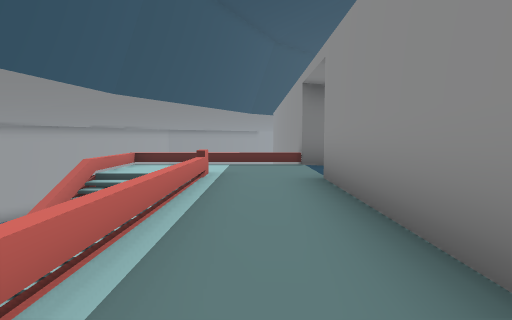
View 1 (above)

24 first-person views from a walk through a 3-D level made in the Unity game engine. The camera is 1.3 m above the floor, tilts 4° down and sees 75° across. The floor is counted in squares, 2 m on a side. Each view is taken from the middle of a square. On the plan, view 1 faces up. The plan holds only what a view shows up to about 10 squares ahead; the rest is blank. The place goes on beyond the plan. The player character is not drawn.

View 2
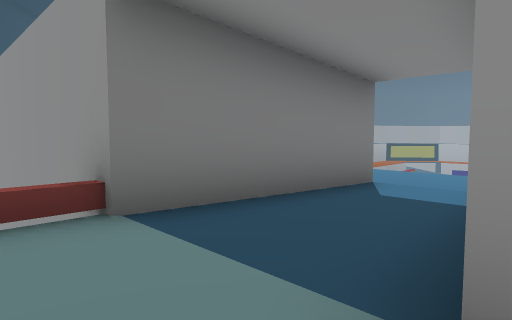

View 3
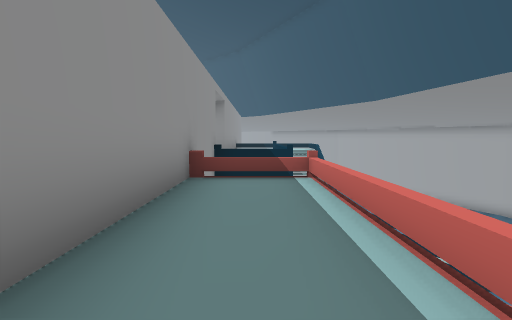

View 4
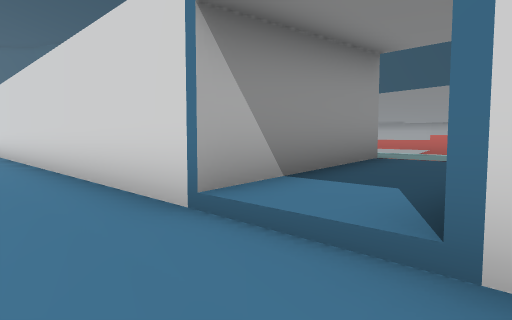

View 5
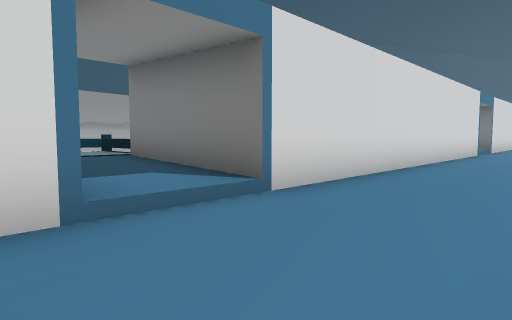

View 6
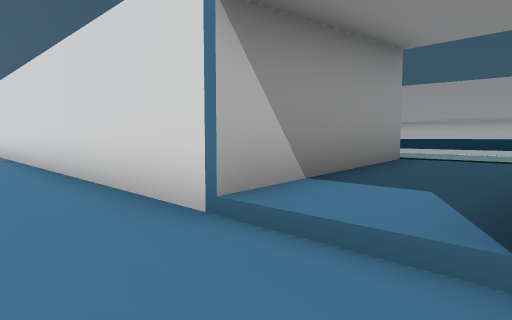

View 7
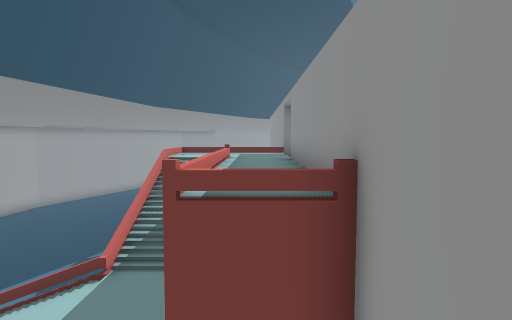

View 8
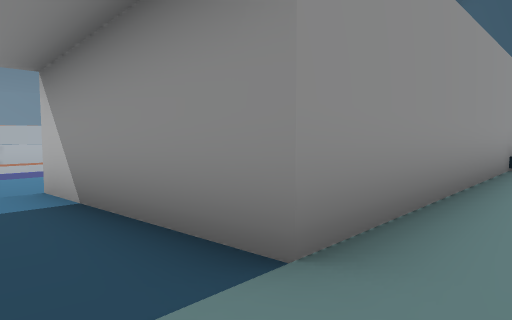

View 9
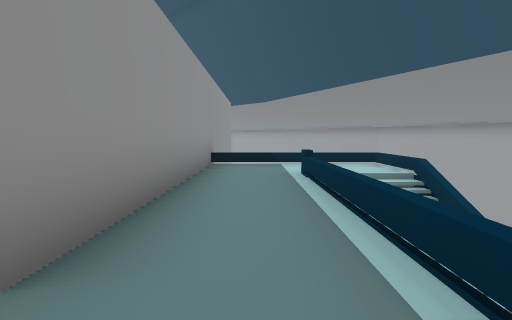

View 10
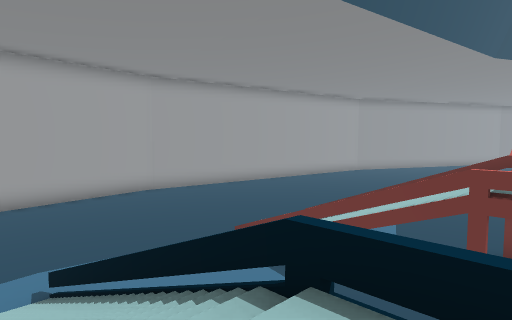

View 11
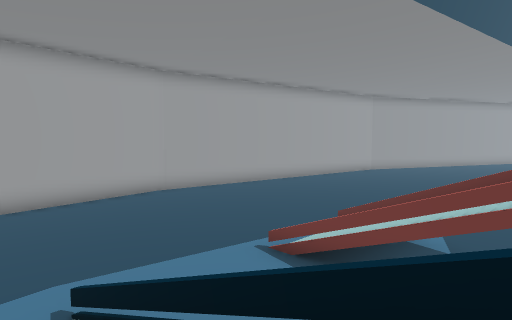

View 12
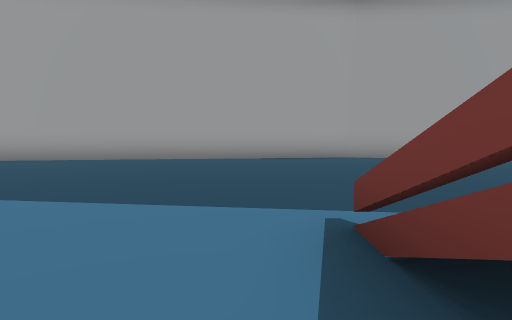

View 13
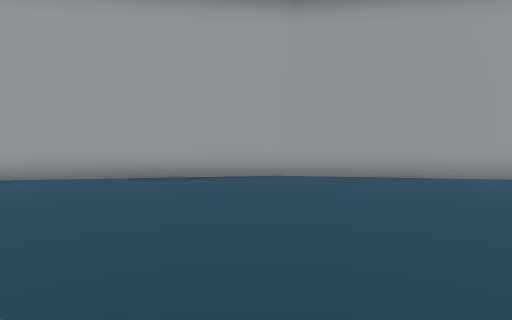

View 14
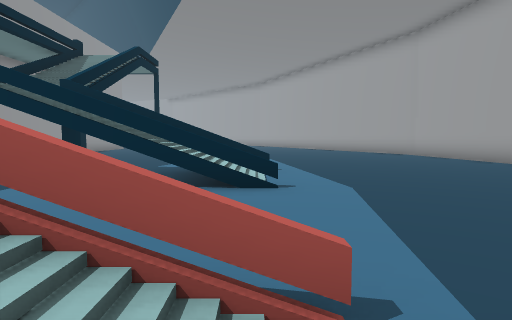

View 15
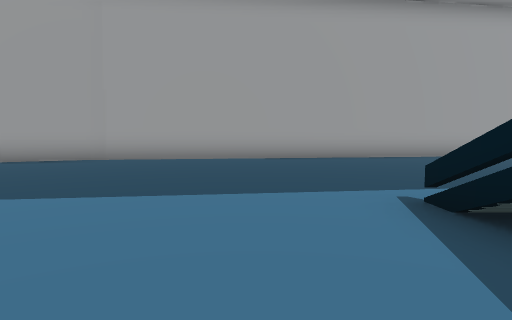

View 16
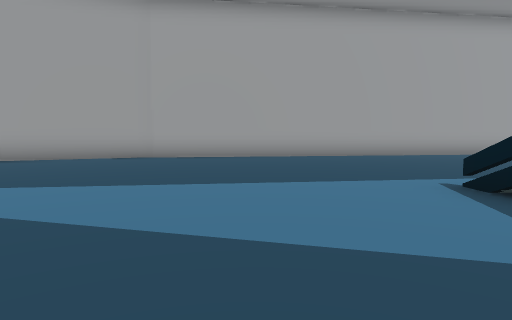

View 17
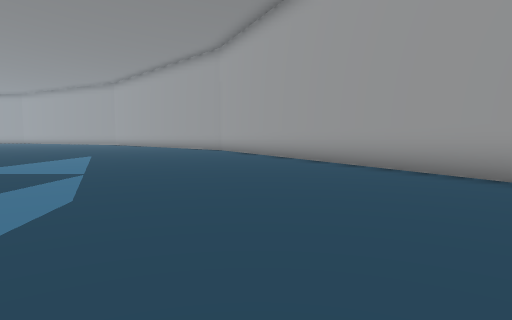

View 18
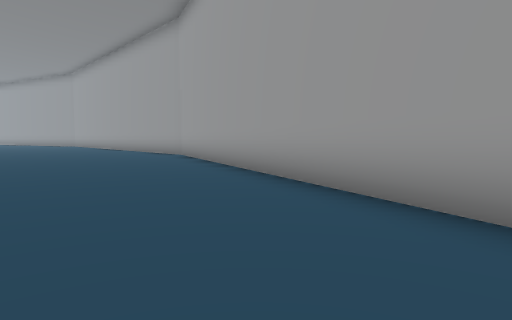

View 19
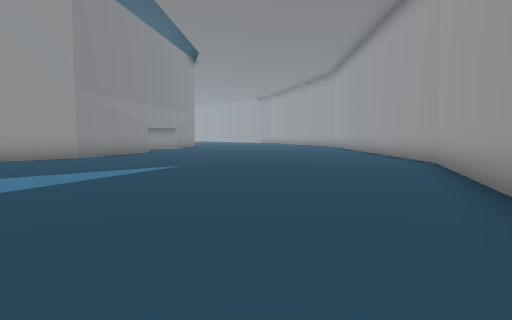

View 20
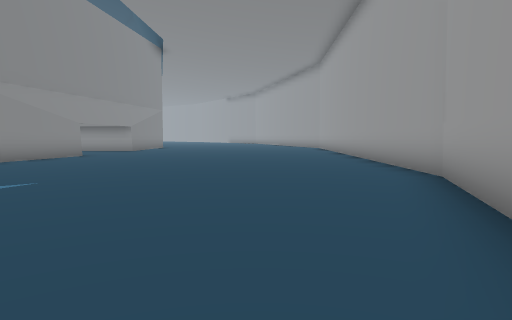

View 21
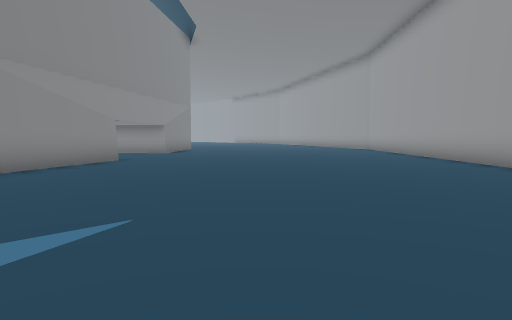

View 22
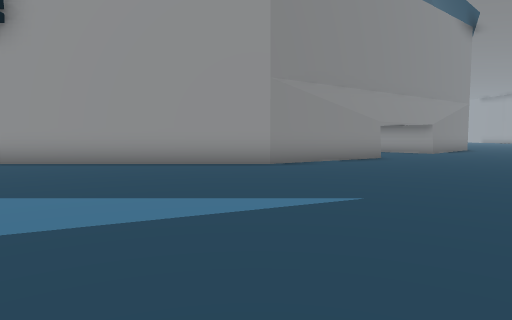

View 23
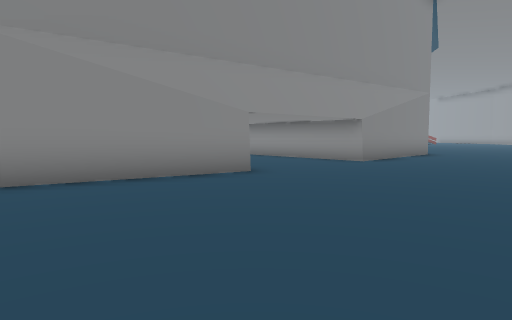

View 24
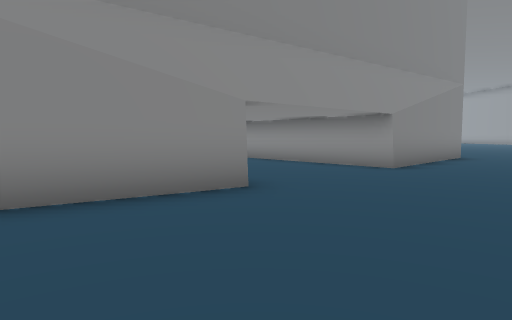

### Floor plan
Key: @ floor where view 1 was taken; # wall or solid block; x gap in a wall; . main floor; : floor 0.25 m higher than the main floor; + floor 3.25 m higher than the main floor; * floor 6.75 m higher than the main floor; % floor 7 m higher than the main floor; & floor 7.25 m higher than the main floor; $ floor 7.75 m higher than the main floor; / step, stairs or slope; = window, fence, low wall or low ledge; ^ raised ledge; v drop or lower ground.
Columns run from 15 left of view 1 to 9 right of it. Each row starts with its distance up from view 1.
  9                        *v
  8             /$$$#####***v
  7 #           /&&&&&&%%***v
  6 #::         //#&&&&%%**
  5 #:::      .../v&#^###**
  4 #:::.    ..../x&#   ^**
  3 #:::.... ..../x&#   ^*
  2 #:::.... ..../x&#   ^**
  1 #:::....##x=#+=&#   ^**
  0 #:::..../////++@#   ^**
 -1 #:::....=#x/  /&#   ^**
 -2 #:::........  ..#   ^**
 -3 #:::.......         ^**
 -4 #:::........        ^***
 -5 #:::....##x// #&#####***
 -6 #:::..../////++&&&&%%***
 -7  #::....##x # =&&&&##***v
 -8  #::........./v&#^^ ^***v
 -9  #::........./v&#   ^**
-10  #::........./v&#   ^*
-11  #::........./v&#   ^*
-12  #::....... //#&#   ^*
-13  #::......  /&&&#   ^*
-14   #:......  /$$$#   ^*
-15   #:.......   ..#   ^*
-16    #........ ...#   ^
-17    #............#   ^
-18     #...........#
-19     #...........#
-20      #..........##
-21      #...........#
-22       #..........##
-23       #...........##
-24        #................#
-25        #...............##
-26        v#.............##
-27         #............###
-28          #...... .....##
-29           #....   .....##

Where each view was taken, in squares from view 1:
view 1: 0 up, 0 right, facing up
view 2: 5 up, 0 right, facing up-right
view 3: 4 up, 0 right, facing down
view 4: 8 up, 7 right, facing down-left
view 5: 8 down, 8 right, facing up-left
view 6: 5 down, 7 right, facing down-left
view 7: 5 down, 0 right, facing up
view 8: 6 down, 0 right, facing down-right
view 9: 6 down, 0 right, facing down
view 10: 6 down, 2 left, facing up-left
view 11: 6 down, 3 left, facing up-left
view 12: 2 down, 5 left, facing left
view 13: 0 up, 6 left, facing left
view 14: 0 up, 7 left, facing down
view 15: 9 down, 4 left, facing left
view 16: 10 down, 3 left, facing left
view 17: 10 down, 9 left, facing down
view 18: 14 down, 10 left, facing down
view 19: 17 down, 10 left, facing down-right
view 20: 20 down, 9 left, facing down-right
view 21: 20 down, 6 left, facing down-right
view 22: 20 down, 7 left, facing right
view 23: 24 down, 3 left, facing right
view 24: 24 down, 1 left, facing right
